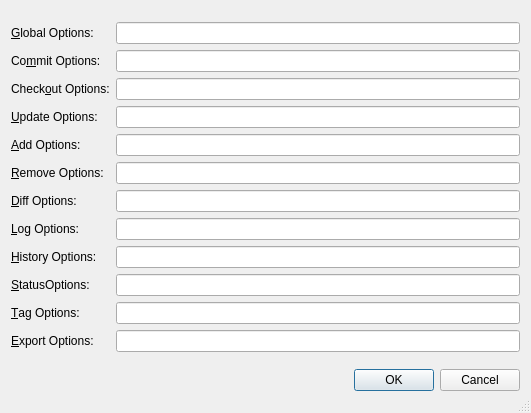
<?xml version="1.0" encoding="UTF-8"?>
<ui version="4.0">
 <class>VcsCommandOptionsDialog</class>
 <widget class="QDialog" name="VcsCommandOptionsDialog">
  <property name="geometry">
   <rect>
    <x>0</x>
    <y>0</y>
    <width>531</width>
    <height>413</height>
   </rect>
  </property>
  <property name="windowTitle">
   <string>VCS Command Options</string>
  </property>
  <property name="whatsThis">
   <string>&lt;b&gt;VCS Command Options Dialog&lt;/b&gt;
&lt;p&gt;Enter the options for the different VCS commands. The &quot;Global Options&quot; entry applies to all VCS commands.&lt;/p&gt;</string>
  </property>
  <property name="sizeGripEnabled">
   <bool>true</bool>
  </property>
  <layout class="QVBoxLayout">
   <item>
    <layout class="QGridLayout">
     <item row="8" column="0">
      <widget class="QLabel" name="historyLabel">
       <property name="text">
        <string>&amp;History Options:</string>
       </property>
       <property name="buddy">
        <cstring>historyEdit</cstring>
       </property>
      </widget>
     </item>
     <item row="4" column="0">
      <widget class="QLabel" name="addLabel">
       <property name="text">
        <string>&amp;Add Options:</string>
       </property>
       <property name="buddy">
        <cstring>addEdit</cstring>
       </property>
      </widget>
     </item>
     <item row="5" column="0">
      <widget class="QLabel" name="removeLabel">
       <property name="text">
        <string>&amp;Remove Options:</string>
       </property>
       <property name="buddy">
        <cstring>removeEdit</cstring>
       </property>
      </widget>
     </item>
     <item row="10" column="0">
      <widget class="QLabel" name="tagLabel">
       <property name="text">
        <string>&amp;Tag Options:</string>
       </property>
       <property name="buddy">
        <cstring>tagEdit</cstring>
       </property>
      </widget>
     </item>
     <item row="1" column="1">
      <widget class="QLineEdit" name="commitEdit">
       <property name="toolTip">
        <string>Enter the options for the commit command.</string>
       </property>
       <property name="whatsThis">
        <string>&lt;b&gt;Commit Options&lt;/b&gt;
&lt;p&gt;Enter the options for the commit command.&lt;/p&gt;</string>
       </property>
      </widget>
     </item>
     <item row="8" column="1">
      <widget class="QLineEdit" name="historyEdit">
       <property name="toolTip">
        <string>Enter the options for the history command.</string>
       </property>
       <property name="whatsThis">
        <string>&lt;b&gt;History Options&lt;/b&gt;
&lt;p&gt;Enter the options for the history command.&lt;/p&gt;</string>
       </property>
      </widget>
     </item>
     <item row="6" column="1">
      <widget class="QLineEdit" name="diffEdit">
       <property name="toolTip">
        <string>Enter the options for the diff command.</string>
       </property>
       <property name="whatsThis">
        <string>&lt;b&gt;Diff Options&lt;/b&gt;
&lt;p&gt;Enter the options for the diff command.&lt;/p&gt;</string>
       </property>
      </widget>
     </item>
     <item row="3" column="1">
      <widget class="QLineEdit" name="updateEdit">
       <property name="toolTip">
        <string>Enter the options for the update command.</string>
       </property>
       <property name="whatsThis">
        <string>&lt;b&gt;Update Options&lt;/b&gt;
&lt;p&gt;Enter the options for the update command.&lt;/p&gt;</string>
       </property>
      </widget>
     </item>
     <item row="7" column="1">
      <widget class="QLineEdit" name="logEdit">
       <property name="toolTip">
        <string>Enter the options for the log command.</string>
       </property>
       <property name="whatsThis">
        <string>&lt;b&gt;Log Options&lt;/b&gt;
&lt;p&gt;Enter the options for the log command.&lt;/p&gt;</string>
       </property>
      </widget>
     </item>
     <item row="10" column="1">
      <widget class="QLineEdit" name="tagEdit">
       <property name="toolTip">
        <string>Enter the options for the tag command.</string>
       </property>
       <property name="whatsThis">
        <string>&lt;b&gt;Tag Options&lt;/b&gt;
&lt;p&gt;Enter the options for the tag command.&lt;/p&gt;</string>
       </property>
      </widget>
     </item>
     <item row="9" column="1">
      <widget class="QLineEdit" name="statusEdit">
       <property name="toolTip">
        <string>Enter the options for the status command.</string>
       </property>
       <property name="whatsThis">
        <string>&lt;b&gt;Status Options&lt;/b&gt;
&lt;p&gt;Enter the options for the status command.&lt;/p&gt;</string>
       </property>
      </widget>
     </item>
     <item row="6" column="0">
      <widget class="QLabel" name="diffLabel">
       <property name="text">
        <string>&amp;Diff Options:</string>
       </property>
       <property name="buddy">
        <cstring>diffEdit</cstring>
       </property>
      </widget>
     </item>
     <item row="0" column="0">
      <widget class="QLabel" name="globalLabel">
       <property name="text">
        <string>&amp;Global Options:</string>
       </property>
       <property name="buddy">
        <cstring>globalEdit</cstring>
       </property>
      </widget>
     </item>
     <item row="11" column="1">
      <widget class="QLineEdit" name="exportEdit">
       <property name="toolTip">
        <string>Enter the options for the export command.</string>
       </property>
       <property name="whatsThis">
        <string>&lt;b&gt;Export Options&lt;/b&gt;
&lt;p&gt;Enter the options for the export command.&lt;/p&gt;</string>
       </property>
      </widget>
     </item>
     <item row="4" column="1">
      <widget class="QLineEdit" name="addEdit">
       <property name="toolTip">
        <string>Enter the options for the add command.</string>
       </property>
       <property name="whatsThis">
        <string>&lt;b&gt;Add Options&lt;/b&gt;
&lt;p&gt;Enter the options for the add command.&lt;/p&gt;</string>
       </property>
      </widget>
     </item>
     <item row="7" column="0">
      <widget class="QLabel" name="logLabel">
       <property name="text">
        <string>&amp;Log Options:</string>
       </property>
       <property name="buddy">
        <cstring>logEdit</cstring>
       </property>
      </widget>
     </item>
     <item row="9" column="0">
      <widget class="QLabel" name="statusLabel">
       <property name="text">
        <string>&amp;StatusOptions:</string>
       </property>
       <property name="buddy">
        <cstring>statusEdit</cstring>
       </property>
      </widget>
     </item>
     <item row="5" column="1">
      <widget class="QLineEdit" name="removeEdit">
       <property name="toolTip">
        <string>Enter the options for the remove command.</string>
       </property>
       <property name="whatsThis">
        <string>&lt;b&gt;Remove Options&lt;/b&gt;
&lt;p&gt;Enter the options for the remove command.&lt;/p&gt;</string>
       </property>
      </widget>
     </item>
     <item row="2" column="1">
      <widget class="QLineEdit" name="checkoutEdit">
       <property name="toolTip">
        <string>Enter the options for the checkout command.</string>
       </property>
       <property name="whatsThis">
        <string>&lt;b&gt;Checkout Options&lt;/b&gt;
&lt;p&gt;Enter the options for the checkout command.&lt;/p&gt;</string>
       </property>
      </widget>
     </item>
     <item row="1" column="0">
      <widget class="QLabel" name="commitLabel">
       <property name="text">
        <string>Co&amp;mmit Options:</string>
       </property>
       <property name="buddy">
        <cstring>commitEdit</cstring>
       </property>
      </widget>
     </item>
     <item row="11" column="0">
      <widget class="QLabel" name="exportLabel">
       <property name="text">
        <string>&amp;Export Options:</string>
       </property>
       <property name="buddy">
        <cstring>exportEdit</cstring>
       </property>
      </widget>
     </item>
     <item row="2" column="0">
      <widget class="QLabel" name="checkoutLabel">
       <property name="text">
        <string>Check&amp;out Options:</string>
       </property>
       <property name="buddy">
        <cstring>checkoutEdit</cstring>
       </property>
      </widget>
     </item>
     <item row="3" column="0">
      <widget class="QLabel" name="updateLabel">
       <property name="text">
        <string>&amp;Update Options:</string>
       </property>
       <property name="buddy">
        <cstring>updateEdit</cstring>
       </property>
      </widget>
     </item>
     <item row="0" column="1">
      <widget class="QLineEdit" name="globalEdit">
       <property name="toolTip">
        <string>Enter the global options.</string>
       </property>
       <property name="whatsThis">
        <string>&lt;b&gt;Global Options&lt;/b&gt;
&lt;p&gt;Enter the global options.&lt;/p&gt;</string>
       </property>
      </widget>
     </item>
    </layout>
   </item>
   <item>
    <widget class="QDialogButtonBox" name="buttonBox">
     <property name="orientation">
      <enum>Qt::Horizontal</enum>
     </property>
     <property name="standardButtons">
      <set>QDialogButtonBox::Cancel|QDialogButtonBox::Ok</set>
     </property>
    </widget>
   </item>
  </layout>
 </widget>
 <pixmapfunction>qPixmapFromMimeSource</pixmapfunction>
 <tabstops>
  <tabstop>globalEdit</tabstop>
  <tabstop>commitEdit</tabstop>
  <tabstop>checkoutEdit</tabstop>
  <tabstop>updateEdit</tabstop>
  <tabstop>addEdit</tabstop>
  <tabstop>removeEdit</tabstop>
  <tabstop>diffEdit</tabstop>
  <tabstop>logEdit</tabstop>
  <tabstop>historyEdit</tabstop>
  <tabstop>statusEdit</tabstop>
  <tabstop>tagEdit</tabstop>
  <tabstop>exportEdit</tabstop>
 </tabstops>
 <resources/>
 <connections>
  <connection>
   <sender>buttonBox</sender>
   <signal>accepted()</signal>
   <receiver>VcsCommandOptionsDialog</receiver>
   <slot>accept()</slot>
   <hints>
    <hint type="sourcelabel">
     <x>120</x>
     <y>390</y>
    </hint>
    <hint type="destinationlabel">
     <x>120</x>
     <y>411</y>
    </hint>
   </hints>
  </connection>
  <connection>
   <sender>buttonBox</sender>
   <signal>rejected()</signal>
   <receiver>VcsCommandOptionsDialog</receiver>
   <slot>reject()</slot>
   <hints>
    <hint type="sourcelabel">
     <x>191</x>
     <y>390</y>
    </hint>
    <hint type="destinationlabel">
     <x>193</x>
     <y>410</y>
    </hint>
   </hints>
  </connection>
 </connections>
</ui>
